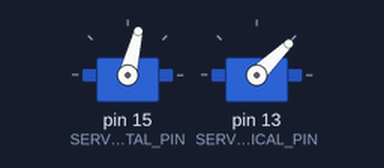
The sketch below on a simulated Arduino Uno, built with avr-gcc and run on an emulated ATmega328P. On the bench: 2 × servo.

Above: at 0.15 s.
Timing chart, 0 to 1.8 s (numbered marks = the images above):
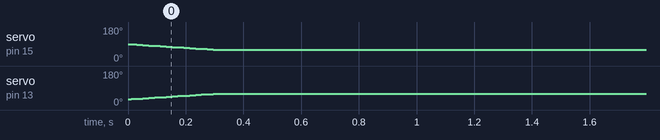

Measured:
- by itself, servo on pin 15 (SERVO_HORIZONTAL_PIN): moves from 89° to 60° over 0.28 s
- by itself, servo on pin 13 (SERVO_VERTICAL_PIN): moves from 31° to 60° over 0.28 s

The sketch:

servo_ctrl.ino.ino
```cpp
#include <Servo.h>

#define SERVO_HORIZONTAL_PIN    15
#define SERVO_VERTICAL_PIN      13
#define SERVO_HORIZONTAL_MAX    120
#define SERVO_HORIZONTAL_MIN    60
#define SERVO_VERTICAL_MAX      120
#define SERVO_VERTICAL_MIN      60
#define CMD_START_MARK          0xfe

Servo servo_horizontal;
Servo servo_vertical;

int servo_h_pos;
int servo_v_pos;
int command_h = 0;
int command_v = 0;

const int MAX_H_CMD = SERVO_VERTICAL_MAX - SERVO_VERTICAL_MIN;
const int MAX_V_CMD = SERVO_HORIZONTAL_MAX - SERVO_HORIZONTAL_MIN;

void update_servo(){
  int target_h_angle = SERVO_HORIZONTAL_MIN + command_h;
  int target_v_angle = SERVO_VERTICAL_MIN + command_v;

  if(servo_h_pos < target_h_angle){
    servo_h_pos++;
  }else if(servo_h_pos > target_h_angle){
    servo_h_pos--;
  }

  if(servo_v_pos < target_v_angle){
    servo_v_pos++;
  }else if(servo_v_pos > target_v_angle){
    servo_v_pos--;
  }

  servo_horizontal.write(servo_h_pos);
  servo_vertical.write(servo_v_pos);

  delay(10); // Wait for servo to reach desired position
}

void read_command(){
  bool cmd_start_found = false;
  int rx;

  if (Serial.available() > 2) {
    rx = Serial.read();
    if(rx == CMD_START_MARK){
      command_h = Serial.read();
      command_v = Serial.read();

//      Serial.print("CMD:");
//      Serial.print(command_h);
//      Serial.print(", ");
//      Serial.print(command_v);
//      Serial.print(" \n");

      if(command_h > MAX_H_CMD){
        command_h = MAX_H_CMD;
      }

      if(command_v > MAX_V_CMD){
        command_v = MAX_V_CMD;
      }
    }
  }
}

void setup() {
  Serial.begin(115200);
  servo_h_pos = (SERVO_VERTICAL_MAX + SERVO_VERTICAL_MIN) / 2;
  servo_v_pos = (SERVO_HORIZONTAL_MAX - SERVO_HORIZONTAL_MIN) / 2;
  servo_horizontal.attach(SERVO_HORIZONTAL_PIN);
  servo_vertical.attach(SERVO_VERTICAL_PIN);
}

void loop() {
  read_command();
  update_servo();
}
```
